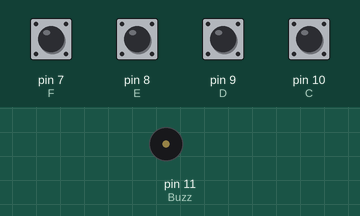
The sketch below on a simulated Arduino Uno, built with avr-gcc and run on an emulated ATmega328P. Parts: buzzer (waves = sounding). The test bench sets the inputs (shaded band); at power-on: pin 7 (F), pin 8 (E), pin 9 (D), pin 10 (C) HIGH.

Above: at 1.2 s.
1.3 s: pin 7 (F) pulled LOW for 0.15 s
At 1.37 s:
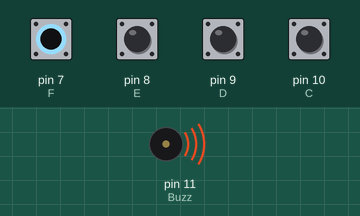
Timing chart, 0 to 4.3 s (numbered marks = the images above; inputs shaded):
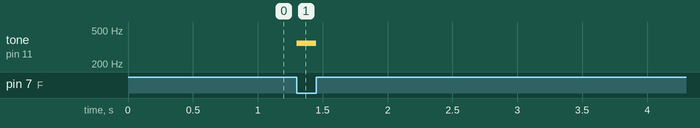

The sketch:

pinao.ino
```cpp
#define T_C 262
#define T_D 294
#define T_E 330
#define T_F 349
#define T_G 392
#define T_A 440
#define T_B 493

const int C = 10;
const int D = 9;
const int E = 8;
const int F = 7;
//const int G = 6;
//const int A = 5;
//const int B = 4;

const int Buzz = 11;

void setup() {
pinMode(C,INPUT);
digitalWrite(C,HIGH);

pinMode(D,INPUT);
digitalWrite(D,HIGH);

pinMode(E,INPUT);
digitalWrite(E,HIGH);

pinMode(F,INPUT);
digitalWrite(F,HIGH);

//pinMode(G,INPUT);
//digitalWrite(G,HIGH);

//pinMode(A,INPUT);
//digitalWrite(A,HIGH);

//pinMode(B,INPUT);
//digitalWrite(B,HIGH);
}

void loop() {
  while(digitalRead(C)== LOW)
    tone(Buzz,T_C);

  while(digitalRead(D)== LOW)
    tone(Buzz,T_D);

  while(digitalRead(E)== LOW)
    tone(Buzz,T_E);

  while(digitalRead(F)== LOW)
    tone(Buzz,T_F);

  //while(digitalRead(G)== LOW)
    //tone(Buzz,T_G);

  //while(digitalRead(A)== LOW)
    //tone(Buzz,T_A);

  //while(digitalRead(B)== LOW)
   // tone(Buzz,T_B);

  noTone(Buzz);

}
```

Measured:
- after the input at 1.3 s, tone on pin 11 (Buzz): silent → 349 Hz at once, → silent 0.15 s later
